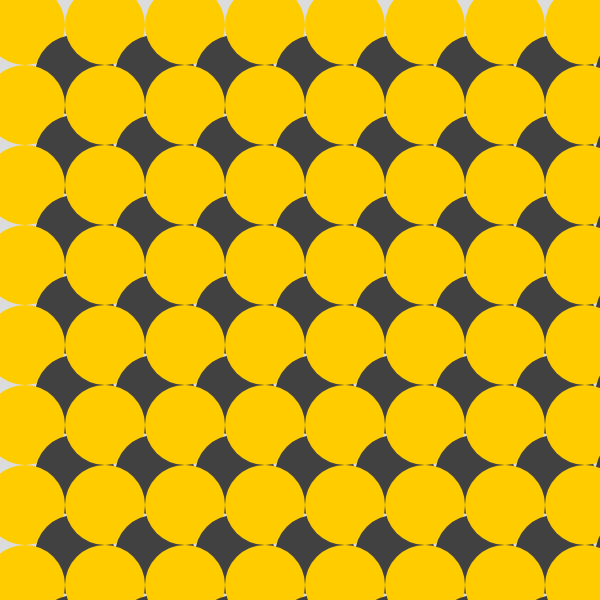
Frame 1 (no input)
Frame 60 (no input): identical to frame 1, image omitted
Frame 120 (the mouse pressed at the canvas centre since frame 60): identical to frame 1, image omitted

The p5.js sketch that drew this single still picture (run headless with seeded random() and noise() and a simulated clock; from frame 60 on, the mouse is pressed at the canvas centre):

// p5.js sketch
// ── sketch.js
rwidth = 600;
rheight = 600;
var pattern = [0, 90, 190, 270];

function setup() {
  createCanvas(rwidth, rheight);
  background(220);

  //var i;
  for (var i = 0; i < rwidth; i++) {
    for (var j = 0; j < rheight; j++) {
      var rand = Math.floor(Math.random() * 4);
      //print(rand);
      if (i % 80 == 0 && j % 80 == 0) {
        pattern1(i, j, rand);
      }
    }
  }
}

function draw() {

}

//single tile pattern
function pattern1(i, j, rand) {
  let c = color(255, 204, 0);
  fill(c);
  noStroke();
  ellipse(i+25, j+25, 80, 80); // Draw left circle
  //triangle(i + 25, j + 25, 
  //         i + 80 + pattern[rand] % 25, j + 25, 
  //         i + 25, j + 80 + pattern[rand] % 25);

  // Using only one value generates a grayscale value.
  c = color(65);
  fill(c);
  ellipse(i + 75, j + 75, 80, 80);
}
